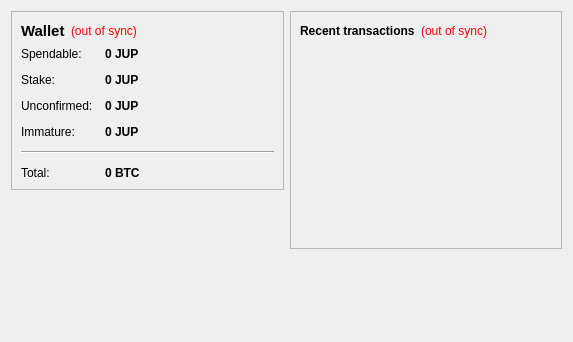
<?xml version="1.0" encoding="UTF-8"?>
<ui version="4.0">
 <class>OverviewPage</class>
 <widget class="QWidget" name="OverviewPage">
  <property name="geometry">
   <rect>
    <x>0</x>
    <y>0</y>
    <width>573</width>
    <height>342</height>
   </rect>
  </property>
  <property name="windowTitle">
   <string>Form</string>
  </property>
  <layout class="QHBoxLayout" name="horizontalLayout" stretch="1,1">
   <item>
    <layout class="QVBoxLayout" name="verticalLayout_2">
     <item>
      <widget class="QFrame" name="frame">
       <property name="frameShape">
        <enum>QFrame::StyledPanel</enum>
       </property>
       <property name="frameShadow">
        <enum>QFrame::Raised</enum>
       </property>
       <layout class="QVBoxLayout" name="verticalLayout_4">
        <item>
         <layout class="QHBoxLayout" name="horizontalLayout_4">
          <item>
           <widget class="QLabel" name="label_5">
            <property name="font">
             <font>
              <pointsize>11</pointsize>
              <weight>75</weight>
              <bold>true</bold>
             </font>
            </property>
            <property name="text">
             <string>Wallet</string>
            </property>
           </widget>
          </item>
          <item>
           <widget class="QLabel" name="labelWalletStatus">
            <property name="toolTip">
             <string>The displayed information may be out of date. Your wallet automatically synchronizes with the Justpaycoin network after a connection is established, but this process has not completed yet.</string>
            </property>
            <property name="styleSheet">
             <string notr="true">QLabel { color: red; }</string>
            </property>
            <property name="text">
             <string notr="true">(out of sync)</string>
            </property>
            <property name="alignment">
             <set>Qt::AlignLeading|Qt::AlignLeft|Qt::AlignVCenter</set>
            </property>
           </widget>
          </item>
          <item>
           <spacer name="horizontalSpacer_2">
            <property name="orientation">
             <enum>Qt::Horizontal</enum>
            </property>
            <property name="sizeHint" stdset="0">
             <size>
              <width>40</width>
              <height>20</height>
             </size>
            </property>
           </spacer>
          </item>
         </layout>
        </item>
        <item>
         <layout class="QFormLayout" name="formLayout_2">
          <property name="fieldGrowthPolicy">
           <enum>QFormLayout::AllNonFixedFieldsGrow</enum>
          </property>
          <property name="horizontalSpacing">
           <number>12</number>
          </property>
          <property name="verticalSpacing">
           <number>12</number>
          </property>
          <item row="0" column="0">
           <widget class="QLabel" name="label">
            <property name="text">
             <string>Spendable:</string>
            </property>
           </widget>
          </item>
          <item row="0" column="1">
           <widget class="QLabel" name="labelBalance">
            <property name="font">
             <font>
              <weight>75</weight>
              <bold>true</bold>
             </font>
            </property>
            <property name="cursor">
             <cursorShape>IBeamCursor</cursorShape>
            </property>
            <property name="toolTip">
             <string>Your current spendable balance</string>
            </property>
            <property name="text">
             <string notr="true">0 JUP</string>
            </property>
            <property name="textInteractionFlags">
             <set>Qt::LinksAccessibleByMouse|Qt::TextSelectableByKeyboard|Qt::TextSelectableByMouse</set>
            </property>
           </widget>
          </item>
          <item row="1" column="0">
           <widget class="QLabel" name="label_6">
            <property name="text">
             <string>Stake:</string>
            </property>
           </widget>
          </item>
          <item row="1" column="1">
           <widget class="QLabel" name="labelStake">
            <property name="font">
             <font>
              <weight>75</weight>
              <bold>true</bold>
             </font>
            </property>
            <property name="cursor">
             <cursorShape>IBeamCursor</cursorShape>
            </property>
            <property name="toolTip">
             <string>Total of coins that was staked, and do not yet count toward the current balance</string>
            </property>
            <property name="text">
             <string notr="true">0 JUP</string>
            </property>
            <property name="textInteractionFlags">
             <set>Qt::LinksAccessibleByMouse|Qt::TextSelectableByKeyboard|Qt::TextSelectableByMouse</set>
            </property>
           </widget>
          </item>
          <item row="2" column="0">
           <widget class="QLabel" name="label_3">
            <property name="text">
             <string>Unconfirmed:</string>
            </property>
           </widget>
          </item>
          <item row="2" column="1">
           <widget class="QLabel" name="labelUnconfirmed">
            <property name="font">
             <font>
              <weight>75</weight>
              <bold>true</bold>
             </font>
            </property>
            <property name="cursor">
             <cursorShape>IBeamCursor</cursorShape>
            </property>
            <property name="toolTip">
             <string>Total of transactions that have yet to be confirmed, and do not yet count toward the current balance</string>
            </property>
            <property name="text">
             <string notr="true">0 JUP</string>
            </property>
            <property name="textInteractionFlags">
             <set>Qt::LinksAccessibleByMouse|Qt::TextSelectableByKeyboard|Qt::TextSelectableByMouse</set>
            </property>
           </widget>
          </item>
          <item row="3" column="0">
           <widget class="QLabel" name="labelImmatureText">
            <property name="text">
             <string>Immature:</string>
            </property>
           </widget>
          </item>
          <item row="3" column="1">
           <widget class="QLabel" name="labelImmature">
            <property name="font">
             <font>
              <weight>75</weight>
              <bold>true</bold>
             </font>
            </property>
            <property name="toolTip">
             <string>Mined balance that has not yet matured</string>
            </property>
            <property name="text">
             <string notr="true">0 JUP</string>
            </property>
            <property name="textInteractionFlags">
             <set>Qt::LinksAccessibleByMouse|Qt::TextSelectableByKeyboard|Qt::TextSelectableByMouse</set>
            </property>
           </widget>
          </item>
          <item row="4" column="0" colspan="2">
           <widget class="Line" name="line">
            <property name="orientation">
             <enum>Qt::Horizontal</enum>
            </property>
           </widget>
          </item>
          <item row="5" column="0">
           <widget class="QLabel" name="labelTotalText">
            <property name="text">
             <string>Total:</string>
            </property>
           </widget>
          </item>
          <item row="5" column="1">
           <widget class="QLabel" name="labelTotal">
            <property name="font">
             <font>
              <weight>75</weight>
              <bold>true</bold>
             </font>
            </property>
            <property name="cursor">
             <cursorShape>IBeamCursor</cursorShape>
            </property>
            <property name="toolTip">
             <string>Your current total balance</string>
            </property>
            <property name="text">
             <string notr="true">0 BTC</string>
            </property>
            <property name="textInteractionFlags">
             <set>Qt::LinksAccessibleByMouse|Qt::TextSelectableByKeyboard|Qt::TextSelectableByMouse</set>
            </property>
           </widget>
          </item>
         </layout>
        </item>
       </layout>
      </widget>
     </item>
     <item>
      <spacer name="verticalSpacer">
       <property name="orientation">
        <enum>Qt::Vertical</enum>
       </property>
       <property name="sizeHint" stdset="0">
        <size>
         <width>20</width>
         <height>40</height>
        </size>
       </property>
      </spacer>
     </item>
    </layout>
   </item>
   <item>
    <layout class="QVBoxLayout" name="verticalLayout_3">
     <item>
      <widget class="QFrame" name="frame_2">
       <property name="frameShape">
        <enum>QFrame::StyledPanel</enum>
       </property>
       <property name="frameShadow">
        <enum>QFrame::Raised</enum>
       </property>
       <layout class="QVBoxLayout" name="verticalLayout">
        <item>
         <layout class="QHBoxLayout" name="horizontalLayout_2">
          <item>
           <widget class="QLabel" name="label_4">
            <property name="text">
             <string>&lt;b&gt;Recent transactions&lt;/b&gt;</string>
            </property>
           </widget>
          </item>
          <item>
           <widget class="QLabel" name="labelTransactionsStatus">
            <property name="toolTip">
             <string>The displayed information may be out of date. Your wallet automatically synchronizes with the Justpaycoin network after a connection is established, but this process has not completed yet.</string>
            </property>
            <property name="styleSheet">
             <string notr="true">QLabel { color: red; }</string>
            </property>
            <property name="text">
             <string notr="true">(out of sync)</string>
            </property>
            <property name="alignment">
             <set>Qt::AlignRight|Qt::AlignTrailing|Qt::AlignVCenter</set>
            </property>
           </widget>
          </item>
          <item>
           <spacer name="horizontalSpacer">
            <property name="orientation">
             <enum>Qt::Horizontal</enum>
            </property>
            <property name="sizeHint" stdset="0">
             <size>
              <width>40</width>
              <height>20</height>
             </size>
            </property>
           </spacer>
          </item>
         </layout>
        </item>
        <item>
         <widget class="QListView" name="listTransactions">
          <property name="styleSheet">
           <string notr="true">QListView { background: transparent; }</string>
          </property>
          <property name="frameShape">
           <enum>QFrame::NoFrame</enum>
          </property>
          <property name="verticalScrollBarPolicy">
           <enum>Qt::ScrollBarAlwaysOff</enum>
          </property>
          <property name="horizontalScrollBarPolicy">
           <enum>Qt::ScrollBarAlwaysOff</enum>
          </property>
          <property name="selectionMode">
           <enum>QAbstractItemView::NoSelection</enum>
          </property>
         </widget>
        </item>
       </layout>
      </widget>
     </item>
     <item>
      <spacer name="verticalSpacer_2">
       <property name="orientation">
        <enum>Qt::Vertical</enum>
       </property>
       <property name="sizeHint" stdset="0">
        <size>
         <width>20</width>
         <height>40</height>
        </size>
       </property>
      </spacer>
     </item>
    </layout>
   </item>
  </layout>
 </widget>
 <resources/>
 <connections/>
</ui>
